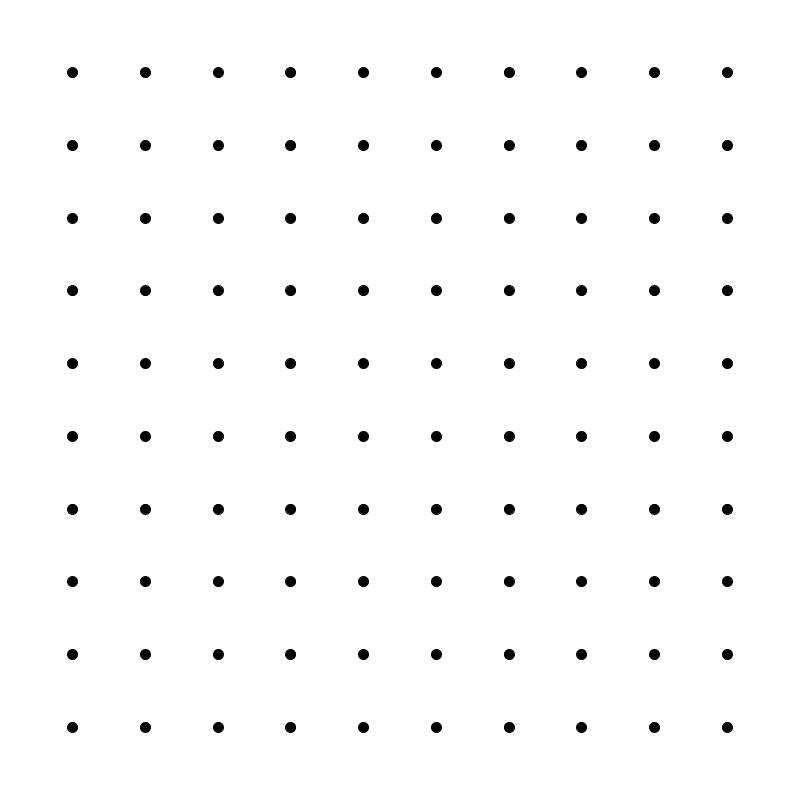
Frame 1 (no input)
Frame 60 (the mouse pressed at the canvas centre just before this capture): identical to frame 1, image omitted
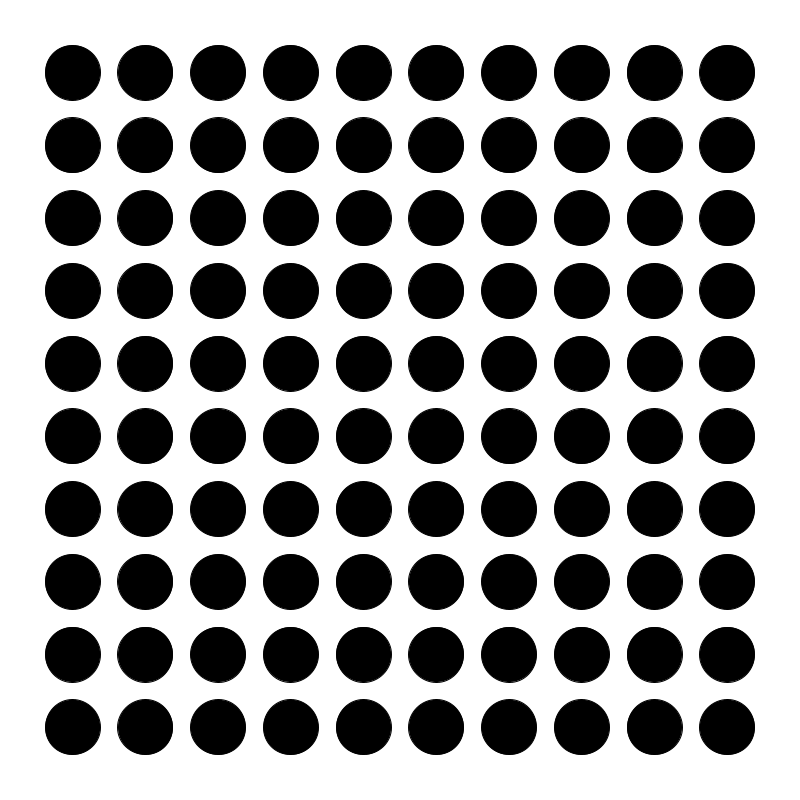
Frame 120 (the mouse held since frame 60 and released just before this capture)

The Processing sketch that drew these frames (run headless with seeded random() and noise(); from frame 60 on, the mouse is pressed at the canvas centre):

// Processing sketch: SV01_05_Map_Formen_im_Raster
// ── SV01_05_Map_Formen_im_Raster.pde
// SV#01.05 - Arbeiten mit Daten 
// Die map()-Funktion, Formen im Raster
// Spekulative Visualisierung, FH Bielefeld

// Ein PVector-Objekt kann zwei Werte speichern.
// Der erste Wert wird über <grid.x> angesprochen, der Zweite über <grid.y>
PVector grid = new PVector(10, 10); 
float gridAbstand;

void setup() {
  size(800, 800);
  
  // Diese Variable definiert den Abstand zwischen den Formen im Raster.
  // Wir errechnen den Abstand in dem wir die Breite des Fensters durch die Anzahl der Formen+1 teilen.
  gridAbstand = width/(grid.x+1);
}


void draw() {
  background(255);

  // Zwei-Dimensionaler For-Loop für ein 2D-Raster
  for (int x = 1; x <= grid.x; x++) {
    for (int y = 1; y <= grid.y; y++) {
      fill(0);

      // Drei Ideen für unterschiedliche Raster-Füllungen
      float circleSize = map(mouseX, 0, width, 10, 100); // Variante #1: Alle Formen sind gleich
      //float circleSize = map(mouseX, 0, width, (x+y)*3, (x+y)*8); // Variante #2: Die Formen wachsen
      //float circleSize = map(mouseX, 0, width, ((x+y)%5+1)*10, ((x+y)%5+1)*20); // Variante #3: Die Formen alternieren in 5er-Schritten

      // Dieser Vektor enthält die X- sowie Y-Position des Kreises im Raster
      // Wir errechnen die Punkte in dem wir die X-/Y-Variable des Loops mit dem Abstand im Grid multiplizieren
      PVector position = new PVector(
        x*gridAbstand, 
        y*gridAbstand
        );

      // Kreis an der errechneten Stelle mit der definierten Größe zeichnen
      ellipse(position.x, position.y, circleSize, circleSize);
    }
  }
}
